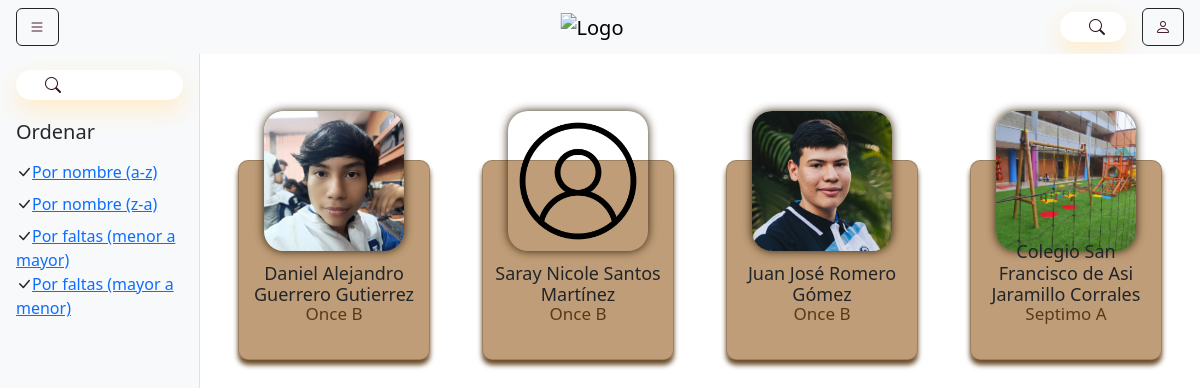
Before: /buscar/ (signed in) with the older database file.
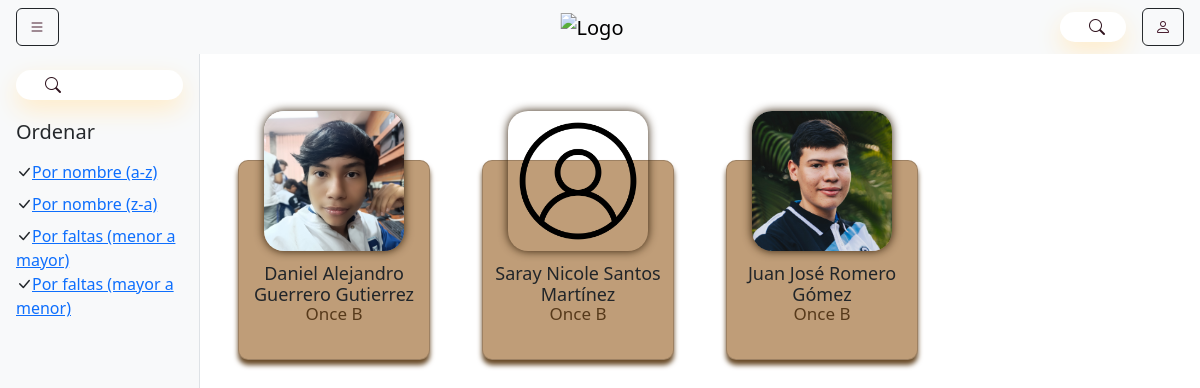
After: the same page with the newer database file.
### Modulos/Observador/models.py (models this page shows, shortened)
class Estudiante(models.Model):
    idEstudiante = models.AutoField(primary_key=True)
    tiposDocumentos = [
        ('T.I.', 'Tarjeta de Identidad'),
        ('C.C.', 'Cedula de Ciudadanía'),
        ('C.E.', 'Cedula de Extranjería')
    ]
    tipoDocumento = models.CharField(
        max_length=4, choices=tiposDocumentos, default='T.I.')
    documento = models.CharField(max_length=10, default=0)
    nombre = models.CharField(max_length=100)
    apellido = models.CharField(max_length=100)
    fechaNacimiento = models.DateField(null=True)
    correo = models.EmailField(max_length=100)
    contrasena = models.CharField(max_length=100)
    faltasTipo1 = models.IntegerField(default=0)
    faltasTipo2 = models.IntegerField(default=0)
    faltasTipo3 = models.IntegerField(default=0)
    totalFaltas = models.IntegerField(default=0)
    idColegio = models.ForeignKey(
        Colegio, on_delete=models.CASCADE, related_name="estudiantes", default=1)
    idGrado = models.ForeignKey(
        Grado, on_delete=models.CASCADE, null=True, blank=True)
    imagen_perfil = models.ImageField(
        upload_to='perfiles/', blank=True, null=True)
    class Meta:
        verbose_name = 'Estudiante'

class Grado(models.Model):
    idGrado = models.AutoField(primary_key=True)
    grado = models.CharField(max_length=16, null=True, blank=True)
    ciclo = models.CharField(max_length=7)
    idColegio = models.ForeignKey(
        Colegio, on_delete=models.CASCADE, related_name="grado", default=1)

### Modulos/Usuarios/views.py (the view)
# urls.py: path('buscar/', buscarEstudiantes, name='buscarEstudiantes'),
def buscarEstudiantes(request):
    if not request.session.get('isLogged', False):
        return redirect('login')
    userType = request.session.get('userType', False)
    documentoIniciado = request.session.get('documento', False)
    if (userType == 'estudiante' or userType == 'acudiente'):
        return redirect('observador', documento=documentoIniciado)
    query = request.GET.get('search', '')
    order_by = request.GET.get('order_by', '-totalFaltas')
    estudiantes = Estudiante.objects.all()
    if query:
        estudiantes = estudiantes.filter(
            Q(nombre__icontains=query) | Q(apellido__icontains=query)
        )
    estudiantes = estudiantes.order_by(order_by)
    context = {
        'estudiantes': estudiantes,
        'search_query': query,
        'order_by': order_by,  # Pasar el criterio de ordenamiento al contexto
    }
    return render(request, 'observador/buscarEstudiantes.html', context)

### Modulos/Usuarios/context_processors.py (called while the page is built)
def session_variables(request):
    return {
        'isLogged': request.session.get('isLogged', None),
        'userId': request.session.get('userId', None),
        'userType': request.session.get('userType', None),
        'userNombre': request.session.get('userNombre', None)
    }

### Modulos/Usuarios/templates/observador/buscarEstudiantes.html (shortened to what this page needs)
{% extends 'navSideBar.html' %}
{% block content %}
{% load static %}
<link rel="stylesheet" href="{% static 'css/stylesCarpetas.css' %}">
<div class="container-fluid pt-5 mt-4">
    <div class="row">
        <div class="col-md-2 bg-light p-3 border-end filtrar" id="sidebar" style="height: 100%;">
            <div class="box transition-box" style="margin-bottom: 20px;">
                <form action="{% url 'buscarEstudiantes' %}" method="get" style="display: flex; align-items: center;">
                    <input type="text" name="search" placeholder="Buscar..." required>
                    <button type="submit"
                        style="background: none; border: none; cursor: pointer; color: #2f131e; padding: 0 0 0 5px;">
                        <i class="bi bi-search"></i>
                    </button>
                </form>
            </div>
            <h5 class="mb-3">Ordenar</h5>
            <ul class="list-unstyled">
                <li class="mb-2">
                    <i class="bi bi-check-lg"></i><a href="?order_by=nombre"
                        class="{% if order_by == 'nombre' %}active{% endif %}">Por nombre
                        (a-z)</a>
                </li>
                <li class="mb-2">
                    <i class="bi bi-check-lg"></i><a href="?order_by=-nombre"
                        class="{% if order_by == '-nombre' %}active{% endif %}">Por nombre
                        (z-a)</a>
                </li>
                <li>
                    <i class="bi bi-check-lg"></i><a href="?order_by=totalFaltas"
                        class="{% if order_by == 'total_faltas' %}active{% endif %}">Por
                        faltas (menor
                        a mayor)</a>
                </li>
                <li>
                    <i class="bi bi-check-lg"></i><a href="?order_by=-totalFaltas"
                        class="{% if order_by == '-total_faltas' %}active{% endif %}">Por
                        faltas
                        (mayor a menor)</a>
                </li>
            </ul>
        </div>
        <div class="col-2"></div>
        <div class="col-10">
            <div class="row justify-content-center">
                <div class="row">
                    {% if estudiantes %}
                    {% for estudiante in estudiantes %}
                    <div class="col-xl-3 col-lg-4 col-md-6 col-sm-12 d-flex justify-content-center mb-4">
                        <div class="card">
                            <div class="img-box">
                                {% if estudiante.imagen_perfil %}
                                <img src="{{ estudiante.imagen_perfil.url }}"
                                    alt="Foto de perfil de {{ estudiante.nombre }}" class="img-perfil" height="250px"
                                    style="border-radius: 10%;">
                                {% else %}
                                <img src="{% static 'img/default-profile.png' %}" alt="Imagen por defecto"
                                    class="img-perfil" height="250px">
                                {% endif %}
                            </div>
                            <div class="content">
                                <div class="info">
                                    <h2>{{ estudiante.nombre }} {{ estudiante.apellido }} <span> {{ estudiante.idGrado.grado }}</span></h2>
                                </div>
                            </div>
                        </div>
                    </div>
                    {% endfor %}
                    {% endif %}
                </div>
            </div>
        </div>
    </div>
</div>
{% endblock %}

### Modulos/Usuarios/templates/navSideBar.html (shortened to what this page needs)
{% load static %}
<!DOCTYPE html>
<html lang="es">
    <head>
        <link href="https://cdn.jsdelivr.net/npm/bootstrap@5.3.3/dist/css/bootstrap.min.css" rel="stylesheet">
        <link href="https://cdn.jsdelivr.net/npm/bootstrap-icons@1.10.5/font/bootstrap-icons.css" rel="stylesheet">
        <link rel="stylesheet" href="{% static 'css/stylesHome.css' %}">
    </head>
    <body>
        <nav class="navbar bg-body-tertiary px-3 d-flex justify-content-between align-items-center position-relative">
            <button class="btn btn-outline-dark" type="button" data-bs-toggle="offcanvas" data-bs-target="#sidebarMenu">
                <i class="bi bi-list"></i>
            </button>
            <div class="navbar-center transition-logo">
                <a class="navbar-brand" href="{% url 'home' %}">
                    <img src=" {% static 'img/logoProyecto.png' %}" alt="Logo" width="40" height="24">
                </a>
            </div>
            <div class="d-flex align-items-center gap-3">
                <div class="box transition-box">
                    <form action="{% url 'buscarEstudiantes' %}" method="get"
                        style="display: flex; align-items: center;">
                        <input type="text" name="search" placeholder="Buscar..." required>
                        <button type="submit"
                            style="background: none; border: none; cursor: pointer; color: #2f131e; padding: 0 0 0 5px;">
                            <i class="bi bi-search"></i>
                        </button>
                    </form>
                </div>
                {% if isLogged %}
                <a tabindex="0" class="btn btn-outline-dark rounded" role="button" data-bs-toggle="popover"
                    data-bs-trigger="focus" data-bs-html="true" data-bs-custom-class="custom-popover" title="Bienvenido"
                    data-bs-content="{{ userNombre }} <span style='color:gray; font-size:15px'>({{ userType }})</span><br><a href='{% url 'cerrarSesion' %}' class='text-decoration-none'><i class='bi bi-box-arrow-right me-2'></i>Salir</a>">
                    <i class='bi bi-person'></i>
                </a>
                {% else %}
                <a class="btn btn-outline-dark rounded" href="{% url 'login' %}">
                    <i class="bi bi-person"></i>
                </a>
                {% endif %}
            </div>
        </nav>
        {% block content %}
        {% endblock %}
    </body>
    </body>
</html>

### observadorVirtual/static/css/stylesHome.css (style rules this page uses)
.navbar { position: fixed !important; top: 0; left: 0; width: 100%; z-index: 1100; overflow-y: auto; }
body { padding-top: 56px; }
.navbar-center { position: absolute; left: 50%; transform: translateX(-50%); transition: transform 0.5s ease; z-index: 1; }
.box { height: 30px; display: flex; cursor: pointer; padding: 10px 20px; background: #ffffff; border-radius: 30px; align-items: center; box-shadow: 0 10px 25px #ffecc9; transition: all 0.8s ease; position: relative; }
.box input { width: 0; outline: none; border: none; font-weight: 500; transition: 0.8s; background: transparent; }
.navbar .btn-outline-dark i { color: #421628; }

### observadorVirtual/static/css/stylesCarpetas.css (style rules this page uses)
.navbar-center { position: absolute; left: 50%; transform: translateX(-50%); transition: transform 0.5s ease; z-index: 1; }
.box { height: 30px; display: flex; cursor: pointer; padding: 10px 20px; background: #ffffff; border-radius: 30px; align-items: center; box-shadow: 0 10px 25px #ffecc9; transition: all 0.8s ease; position: relative; }
.box input { width: 0; outline: none; border: none; font-weight: 500; transition: 0.8s; background: transparent; }
.navbar .btn-outline-dark i { color: #421628; }
.card { width: 200px; height: 200px; background-color: #bf9d78; position: relative; border-radius: 10px; box-shadow: 0 5px 5px #694b28; transition: all .4s; margin: 2rem 0.9rem; }
.img-box { width: 140px; height: 140px; position: absolute; top: -50px; left: 50%; transform: translateX(-50%); border-radius: 20px; box-shadow: 0 0 10px #311e09; overflow: hidden; transition: .4s; }
.img-box img { width: 100%; height: 100%; object-fit: cover; }
.content { width: 100%; height: 100%; display: flex; justify-content: center; align-items: flex-end; overflow: hidden; }
.info { width: 100%; text-align: center; padding: 9px; transition: .4s; transform: translateY(90px); display: flex; flex-direction: column; align-items: center; justify-content: space-between; gap: 0.5rem; }
.info h2 { font-size: 18px; margin: 0; padding-top: 5px; }
.info h2 span { margin-top: -2px; font-size: 17px; color: #573a1b; display: block; }
button { outline: none; border: none; padding: 0.5rem 1.5rem; color: #bf9d78; background-color: #573a1b; font-size: 16px; font-weight: 600; letter-spacing: 1px; border-radius: 10px; }
.filtrar { position: fixed; top: 54px; left: 0; width: 200px; height: calc(100vh - 56px); background-color: #f8f9fa; overflow-y: auto; z-index: 1000; }

Changed rows visible on the page:
removed Estudiante: imagen_perfil (picture), nombre "Colegio San Francisco de Asi", apellido "Jaramillo Corrales", idGrado.grado "Septimo A"
